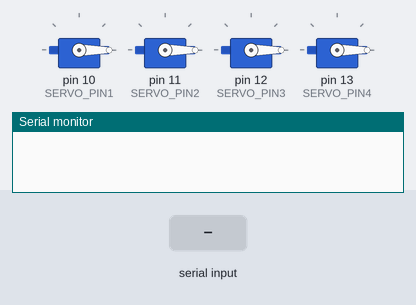
Simulated run of this sketch. Board: Arduino Mega 2560, built with avr-gcc and run on an emulated ATmega2560. Shown: 4 × servo, the last lines printed to the serial monitor. The test bench sets the inputs (shaded band).

Above: at 1.2 s.
1.3 s: "90,45,200,10\n" received over the second serial link
At 2.1 s:
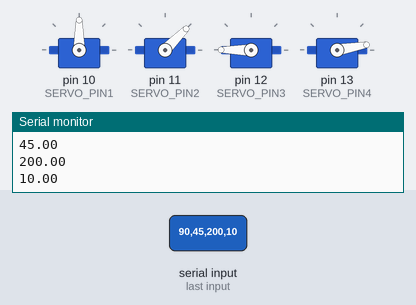
4.3 s: "30,150,10\n" received over the second serial link
At 5.5 s:
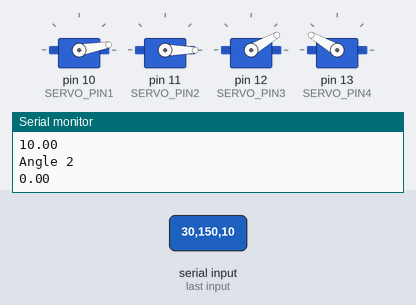
7.3 s: "1,90\n" received over the second serial link
At 7.6 s:
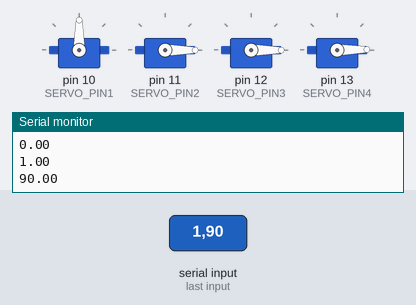
8.8 s: "90,45,200\n" received over the second serial link
At 10.1 s:
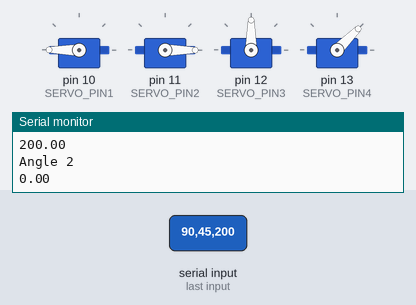
11.8 s: "90,45\n" received over the second serial link
At 12.3 s:
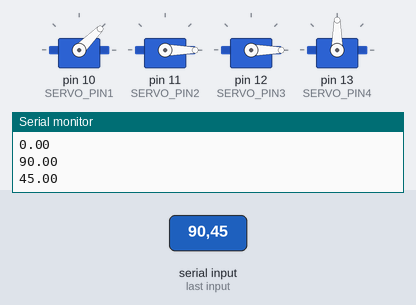
13.3 s: "30,150\n" received over the second serial link
At 14.1 s:
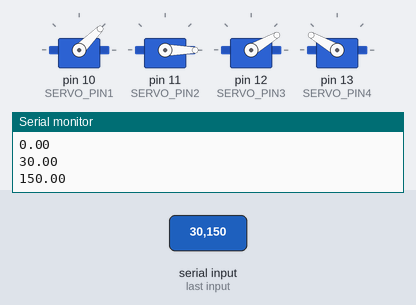
Timing chart, 0 to 18.8 s (numbered marks = the images above; inputs shaded):
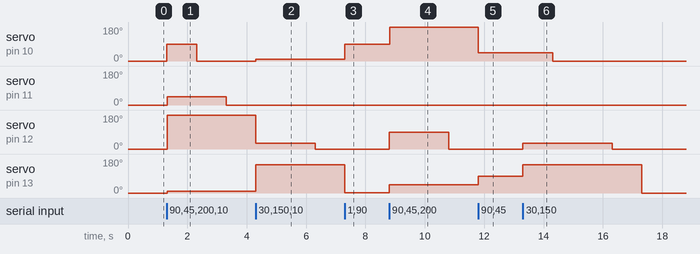

The sketch:

arduino-slave.ino
```cpp
#include <Servo.h>
#include <string.h>

// define servo pins
const int SERVO_PIN1 = 10;
const int SERVO_PIN2 = 11;
const int SERVO_PIN3 = 12;
const int SERVO_PIN4 = 13;

// initialize Servo objects
Servo myservo1;
Servo myservo2;
Servo myservo3;
Servo myservo4;


void setup() {
  // initialize servo pins
  myservo1.write(0);
  myservo1.attach(SERVO_PIN1);

  myservo2.write(0);
  myservo2.attach(SERVO_PIN2);

  myservo3.write(0);
  myservo3.attach(SERVO_PIN3);

  myservo4.write(0);
  myservo4.attach(SERVO_PIN4);

  // initialize serial communication
  Serial1.begin(9600);
  Serial.begin(9600);
}

void loop() {
  //Checks to see if there is data in the serial bus
  if (Serial1.available() > 0) {
    //Takes the data from the serial bus and places it into a variable
    float angle1 = Serial1.parseFloat();

    //Writing the positional data to the servo
    Serial.println(angle1);
    myservo1.write(angle1);

    //Takes the data from the serial bus and places it into a variable
    float angle2 = Serial1.parseFloat();

    //Writing the positional data to the servo
    Serial.println("Angle 2");
    Serial.println(angle2);
    myservo2.write(angle2);

    //Takes the data from the serial bus and places it into a variable
    float angle3 = Serial1.parseFloat();

    //Writing the positional data to the servo
    Serial.println(angle3);
    myservo3.write(angle3);

    //Takes the data from the serial bus and places it into a variable
    float angle4 = Serial1.parseFloat();

    //Writing the positional data to the servo
    Serial.println(angle4);
    myservo4.write(angle4);
  }
}
```

Measured:
- after the input at 1.3 s, servo on pin 10 (SERVO_PIN1): 0° → 90° at once, → 0° 1.0 s later; servo on pin 11 (SERVO_PIN2): 0° → 45° at once, → 0° 2.0 s later; servo on pin 12 (SERVO_PIN3): 0° → 180° at once; servo on pin 13 (SERVO_PIN4): 0° → 10° at once
- after the input at 4.3 s, servo on pin 10 (SERVO_PIN1): 0° → 10° at once; servo on pin 12 (SERVO_PIN3): 180° → 30° at once, → 0° 2.0 s later; servo on pin 13 (SERVO_PIN4): 10° → 150° at once
- after the input at 7.3 s, servo on pin 10 (SERVO_PIN1): 10° → 90° at once
- after the input at 8.8 s, servo on pin 10 (SERVO_PIN1): 90° → 180° at once; servo on pin 12 (SERVO_PIN3): 0° → 90° at once, → 0° 2.0 s later; servo on pin 13 (SERVO_PIN4): 1° → 45° at once
- after the input at 11.8 s, servo on pin 10 (SERVO_PIN1): 180° → 45° at once; servo on pin 13 (SERVO_PIN4): 45° → 90° at once
- after the input at 13.3 s, servo on pin 10 (SERVO_PIN1): 45° → 0° after 1.0 s; servo on pin 12 (SERVO_PIN3): 0° → 30° at once, → 0° 3.0 s later; servo on pin 13 (SERVO_PIN4): 90° → 150° at once, → 0° 4.0 s later
